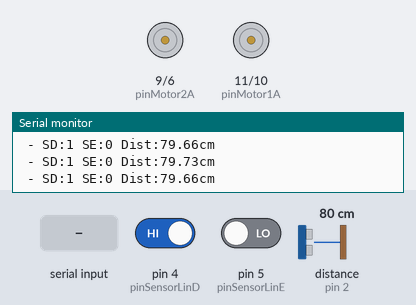
Bench run of a sketch on a simulated Arduino Uno, built with avr-gcc and run on an emulated ATmega328P. Shown: motor-driver pin pairs drawn as motors (green arrow = first pin HIGH = forward, orange = second pin HIGH = backward, longer = more drive), the last lines printed to the serial monitor. Wiring (inferred from the names in the program): ultrasonic range finder: trigger pin 3; echo pin 2. Inputs (shaded band) come from the test bench; at power-on: pin 4 (pinSensorLinD) HIGH, pin 5 (pinSensorLinE) LOW, distance to the obstacle (sensor on pin 2) 80 cm. The echo pulse lasts 58.3 µs per cm.

Above: at 1.2 s.
1.3 s: "F" received over the second serial link
At 1.7 s:
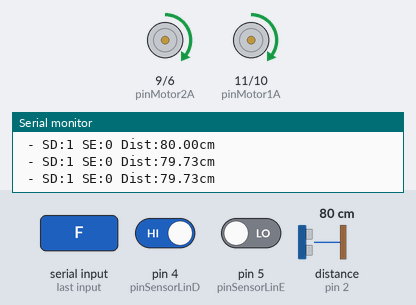
2.8 s: "B" received over the second serial link
At 3.2 s:
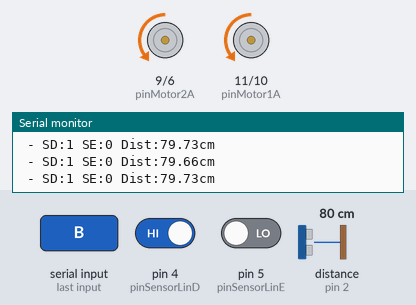
4.3 s: "L" received over the second serial link
At 5.5 s:
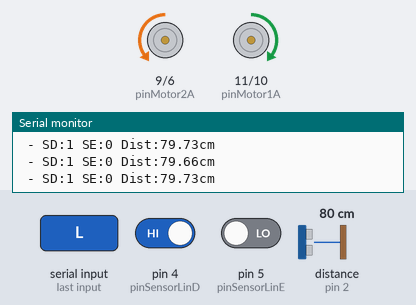
5.8 s: "R" received over the second serial link
At 7.0 s:
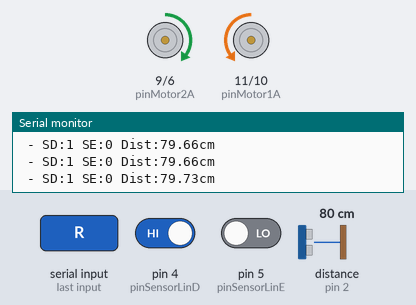
7.3 s: "G" received over the second serial link
At 8.5 s:
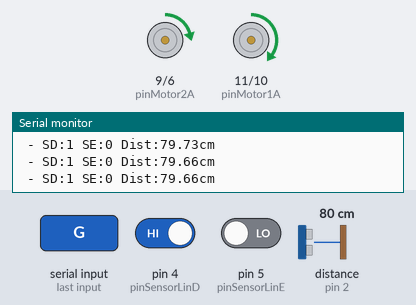
8.8 s: "I" received over the second serial link
At 10.1 s:
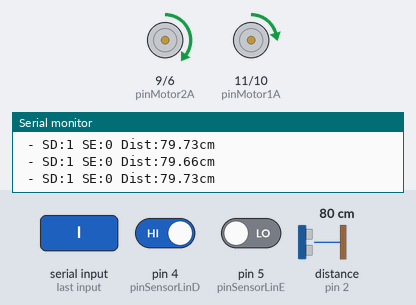
Timing chart, 0 to 11.3 s (numbered marks = the images above; inputs shaded):
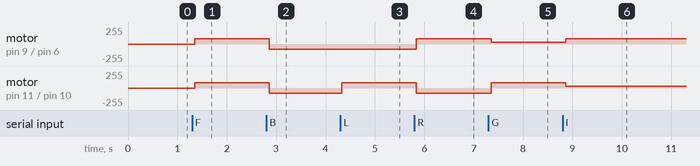

The sketch:

Q1057-Sketch.ino
```cpp
#define pinMotor1A 11  //vd
#define pinMotor1B 10  //az
#define pinMotor2A 9   //br
#define pinMotor2B 6   //cz

#define pinSensorLinD 4  //cz
#define pinSensorLinE 5  //br

#define pinDistEcho 2     //am
#define pinDistTrigger 3  //lj

#define pinBtRx 8  //vd
#define pinBtTx 7  //az

#include <SoftwareSerial.h>

SoftwareSerial bluetooth(pinBtRx, pinBtTx);  // RX, TX

void enviaPulso();
void medeDistancia();

//Variaveis para sensor de distancia
volatile unsigned long inicioPulso = 0;
volatile float distancia = 0;
volatile int modo = -1;

//Variaveis para motor
int velocidade = 0;
int estado = 0;
int velMin = 80;
int velFaixa = 0;

//Variaveis para controle remoto
char comando;
bool estadoSE;
bool estadoSD;

//Variaveis para sensor de distância
bool sensorAtivo = false;

//Variaveis para seguidor de linhas
bool seguidorAtivo = false;

void setup() {
  pinMode(pinMotor1A, OUTPUT);
  pinMode(pinMotor1B, OUTPUT);
  pinMode(pinMotor2A, OUTPUT);
  pinMode(pinMotor2B, OUTPUT);

  pinMode(pinSensorLinD, INPUT);
  pinMode(pinSensorLinE, INPUT);

  pinMode(pinDistEcho, INPUT);
  pinMode(pinDistTrigger, OUTPUT);
  digitalWrite(pinDistTrigger, LOW);

  Serial.begin(9600);
  bluetooth.begin(9600);

  // CONFIGURA A INTERRUPÇÃO PARA SENSOR DE DISTANCIA
  attachInterrupt(digitalPinToInterrupt(pinDistEcho), medeDistancia, CHANGE);
}

void loop() {

  //Captura dos Comandos via Bluetooth
  if (bluetooth.available()) {
    comando = bluetooth.read();
    Serial.write(comando);
    Serial.print("- ");
  } else {
    Serial.print(" - ");
  }

  //Captura dos Sensores de Linha
  estadoSD = digitalRead(pinSensorLinD);
  Serial.print("SD:");
  Serial.print(estadoSD);

  estadoSE = digitalRead(pinSensorLinE);
  Serial.print(" SE:");
  Serial.print(estadoSE);

  //Aciona o Sensor de Distancia
  // ENVIA O COMANDO PARA O MÓDULO LER A DISTANCIA
  enviaPulso();
  // A RESPOSTA DA DISTANCIA VEM POR INTERRUPÇÃO, SÓ PRECISA ESPERAR ALGUNS MILISSEGUNDOS

  delay(25);  // TEMPO DE RESPOSTA APÓS A LEITURA

  Serial.print(" Dist:");
  Serial.print(distancia);
  Serial.println("cm");

  //Estados dos motores (variavel "estado")
  //0 = Parado
  //1 = Para Frente
  //2 = Para Tras
  //3 = Para Esquerda
  //4 = Para Direita
  //5 = Para Frente e Esquerda
  //6 = Para Frente e Direita
  //7 = Para Tras e Esquerda
  //8 = Para Tras e Direita

  //Controle dos Motores
  switch (comando) {

    case 'S':  //parar
      estado = 0;
      seguidorAtivo = false;
      break;

    case 'D':  //parar tudo
      estado = 0;
      seguidorAtivo = false;
      break;

    case 'F':  //para frente
      estado = 1;
      seguidorAtivo = false;
      break;

    case 'B':  //para tras
      estado = 2;
      seguidorAtivo = false;
      break;

    case 'L':  //para esquerda
      estado = 3;
      seguidorAtivo = false;
      break;

    case 'R':  //para direita
      estado = 4;
      seguidorAtivo = false;
      break;

    case 'G':  //para frente e esquerda
      estado = 5;
      seguidorAtivo = false;
      break;

    case 'I':  //para frente e direita
      estado = 6;
      seguidorAtivo = false;
      break;

    case 'H':  //para tras e esquerda
      estado = 7;
      seguidorAtivo = false;
      break;

    case 'J':  //para tras e direita
      estado = 8;
      seguidorAtivo = false;
      break;

    case '0':  //velocidade
      velFaixa = 0;
      break;

    case '1':  //velocidade
      velFaixa = 1;
      break;

    case '2':  //velocidade
      velFaixa = 2;
      break;

    case '3':  //velocidade
      velFaixa = 3;
      break;

    case '4':  //velocidade
      velFaixa = 4;
      break;

    case '5':  //velocidade
      velFaixa = 5;
      break;

    case '6':  //velocidade
      velFaixa = 6;
      break;

    case '7':  //velocidade
      velFaixa = 7;
      break;

    case '8':  //velocidade
      velFaixa = 8;
      break;

    case '9':  //velocidade
      velFaixa = 9;
      break;

    case 'q':  //velocidade
      velFaixa = 10;
      break;

    case 'v':  //desliga sensor de distancia
      sensorAtivo = false;
      break;

    case 'V':  //liga sensor de distancia
      sensorAtivo = true;
      break;

    case 'x':  //desliga seguidor de linha
      seguidorAtivo = false;
      estado = 0;
      break;

    case 'X':  //liga seguidor de linha
      seguidorAtivo = true;
      break;
  }

  //Calculo da Velocidade
  velocidade = velMin + (((255 - velMin) / 10) * velFaixa);

  //Controle do seguidor de linha
  if (seguidorAtivo) {
    velocidade = velMin;

    if (!estadoSD && !estadoSE) {  //Nenhuma linha detectada
      estado = 1;
    }

    if (estadoSE && !estadoSD) {  //Linha detectada no sensor esquerdo
      estado = 3;
    }

    if (estadoSD && !estadoSE) {  //Linha detectada no sensor direito
      estado = 4;
    }

    if (estadoSD && estadoSE) {  //Linha detectada nos dois sensores
      estado = 0;
    }
  }

  //Redutor de velocidade relativo à distância de objeto detectado a frente
  if ((sensorAtivo) && (distancia < 60) && ((estado == 1) || (estado == 5) || (estado == 6))) {
    if (distancia < 5) {
      velocidade = 0;
    } else {
      velocidade = map(distancia, 60, 5, velocidade, 0);
    }
  }

  switch (estado) {
    case 0:  //parado
      digitalWrite(pinMotor1A, LOW);
      digitalWrite(pinMotor1B, LOW);
      digitalWrite(pinMotor2A, LOW);
      digitalWrite(pinMotor2B, LOW);
      break;
    case 1:  //frente
      analogWrite(pinMotor1A, velocidade);
      analogWrite(pinMotor1B, 0);
      analogWrite(pinMotor2A, velocidade);
      analogWrite(pinMotor2B, 0);
      break;
    case 2:  //tras
      analogWrite(pinMotor1A, 0);
      analogWrite(pinMotor1B, velocidade);
      analogWrite(pinMotor2A, 0);
      analogWrite(pinMotor2B, velocidade);
      break;
    case 3:  //esquerda
      analogWrite(pinMotor1A, velocidade);
      analogWrite(pinMotor1B, 0);
      analogWrite(pinMotor2A, 0);
      analogWrite(pinMotor2B, velocidade);
      break;
    case 4:  //direita
      analogWrite(pinMotor1A, 0);
      analogWrite(pinMotor1B, velocidade);
      analogWrite(pinMotor2A, velocidade);
      analogWrite(pinMotor2B, 0);
      break;
    case 5:  //frente e esquerda
      analogWrite(pinMotor1A, velocidade);
      analogWrite(pinMotor1B, 0);
      analogWrite(pinMotor2A, velocidade / 3);
      analogWrite(pinMotor2B, 0);
      break;
    case 6:  //frente e direita
      analogWrite(pinMotor1A, velocidade / 3);
      analogWrite(pinMotor1B, 0);
      analogWrite(pinMotor2A, velocidade);
      analogWrite(pinMotor2B, 0);
      break;
    case 7:  //tras e esquerda
      analogWrite(pinMotor1A, 0);
      analogWrite(pinMotor1B, velocidade);
      analogWrite(pinMotor2A, 0);
      analogWrite(pinMotor2B, velocidade / 3);
      break;
    case 8:  //tras e direita
      analogWrite(pinMotor1A, 0);
      analogWrite(pinMotor1B, velocidade / 3);
      analogWrite(pinMotor2A, 0);
      analogWrite(pinMotor2B, velocidade);
      break;
  }

  delay(20);
}

// IMPLEMENTO DE FUNÇÕES
void medeDistancia() {
  switch (modo) {
    case 0:
      {
        inicioPulso = micros();
        modo = 1;
        break;
      }
    case 1:
      {
        distancia = (float)(micros() - inicioPulso) / 58.3;  // distancia em CM
        inicioPulso = 0;
        modo = -1;
        break;
      }
  }
}

void enviaPulso() {
  // ENVIA O SINAL PARA O MÓDULO INICIAR O FUNCIONAMENTO
  digitalWrite(pinDistTrigger, HIGH);
  // AGUARDAR 10 uS PARA GARANTIR QUE O MÓDULO VAI INICIAR O ENVIO
  delayMicroseconds(10);
  // DESLIGA A PORTA PARA FICAR PRONTO PARA PROXIMA MEDIÇÃO
  digitalWrite(pinDistTrigger, LOW);
  // INDICA O MODO DE FUNCIONAMENTO (AGUARDAR PULSO)
  modo = 0;
}
```

Measured:
- after the input at 1.3 s, motor on pin 9 (pinMotor2A) / pin 6 (pinMotor2B), motor on pin 11 (pinMotor1A) / pin 10 (pinMotor1B): stopped → forward 80/255 after 0.05 s
- after the input at 2.8 s, motor on pin 9 (pinMotor2A) / pin 6 (pinMotor2B), motor on pin 11 (pinMotor1A) / pin 10 (pinMotor1B): forward 80/255 → backward 80/255 after 0.06 s
- after the input at 4.3 s, motor on pin 11 (pinMotor1A) / pin 10 (pinMotor1B): backward 80/255 → forward 80/255 at once
- after the input at 5.8 s, motor on pin 9 (pinMotor2A) / pin 6 (pinMotor2B): backward 80/255 → forward 80/255 at once; motor on pin 11 (pinMotor1A) / pin 10 (pinMotor1B): forward 80/255 → backward 80/255 at once
- after the input at 7.3 s, motor on pin 9 (pinMotor2A) / pin 6 (pinMotor2B): forward 80/255 → forward 26/255 after 0.05 s; motor on pin 11 (pinMotor1A) / pin 10 (pinMotor1B): backward 80/255 → forward 80/255 after 0.05 s
- after the input at 8.8 s, motor on pin 9 (pinMotor2A) / pin 6 (pinMotor2B): forward 26/255 → forward 80/255 after 0.06 s; motor on pin 11 (pinMotor1A) / pin 10 (pinMotor1B): forward 80/255 → forward 26/255 after 0.06 s
